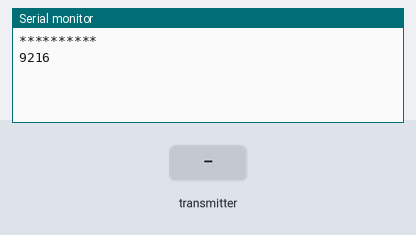
The sketch below on a simulated Arduino Uno, built with avr-gcc and run on an emulated ATmega328P. On the bench: the last lines printed to the serial monitor. Inputs (shaded band) come from the test bench. No radio packets arrive unless stated.

Above: at 1.2 s.
1.3 s: the transmitter starts sending rec = 0
At 1.37 s:
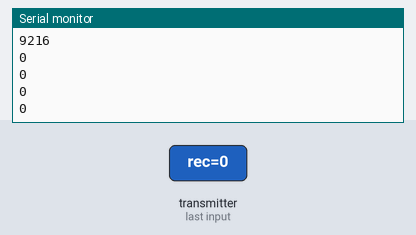
2.8 s: the transmitter starts sending rec = 256
At 2.82 s:
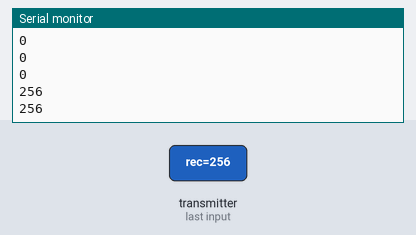
Timing chart, 0 to 5.8 s (numbered marks = the images above; inputs shaded):
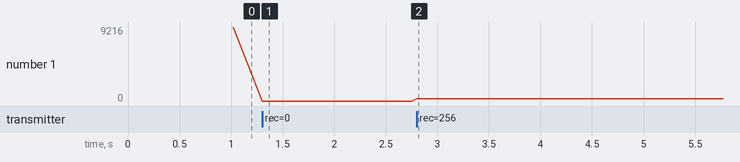

The sketch:

RF_Sender_Recever.ino
```cpp
// Pins Connection for Arduino MEGA
/*
   1 - GND
   2 - VCC 3.3V !!! NOT 5V
   3 - CE to Arduino pin 48
   4 - CSN to Arduino pin 49
   5 - SCK to Arduino pin 52
   6 - MOSI to Arduino pin 51
   7 - MISO to Arduino pin 50
   8 - UNUSED
*/
 // Pins Connection for Arduino UNO If used UNO, don't forgetChange CE & CSN Pins to any pins such as pin 9 & pin 10
 /*
   1 - GND
   2 - VCC 3.3V !!! NOT 5V
   3 - CE to Arduino pin 9
   4 - CSN to Arduino pin 10
   5 - SCK to Arduino pin 13
   6 - MOSI to Arduino pin 11
   7 - MISO to Arduino pin 12
   8 - UNUSED*/

#include <SPI.h>
#include <nRF24L01.h>
#include <RF24.h>
#define CE_PIN 9
#define CSN_PIN 10

const uint64_t pipes[2] = { 0xF0F0F0F0E1LL, 0xF0F0F0F0D2LL };


RF24 radio(CE_PIN, CSN_PIN);
int flage = 0;
int i = 0;
int Signal = 1;
unsigned long x = 0;
void setup()
{
  radio.begin();
  radio.setRetries(15, 15);
  radio.setPayloadSize(8);

  Serial.begin(9600);

  radio.openWritingPipe(pipes[1]);
  radio.openReadingPipe(1, pipes[0]);
  radio.startListening();
  sender(Signal);
}

int recever() {
  radio.startListening();
  unsigned long started_waiting_at = millis();
  boolean timeout = false;
  while ( ! radio.available() && ! timeout )
    if (millis() - started_waiting_at > 1000)
      timeout = true;
  int rec;

  if ( timeout )
  {
    Serial.println("**********");
  }
  else
  {
    radio.read( &rec, sizeof(int) );
    Serial.println(rec);

  }
  return rec;

}


void sender(int sw) {

  radio.stopListening();
  radio.write( &sw, sizeof(int) );
}


void loop()
{
  int send_value = 10;//value you want to transfer
  sender(send_value);
  int receved_value = recever();
  Serial.println(receved_value);//print receved data
}
```

Measured:
- after the input at 1.3 s, the serial monitor: prints a new line at once (image 1)
- after the input at 2.8 s, the serial monitor: prints a new line at once (image 2)
- plotted number 1: 9216 → 0 after the input at 1.3 s, 0 → 2 after the input at 2.8 s
